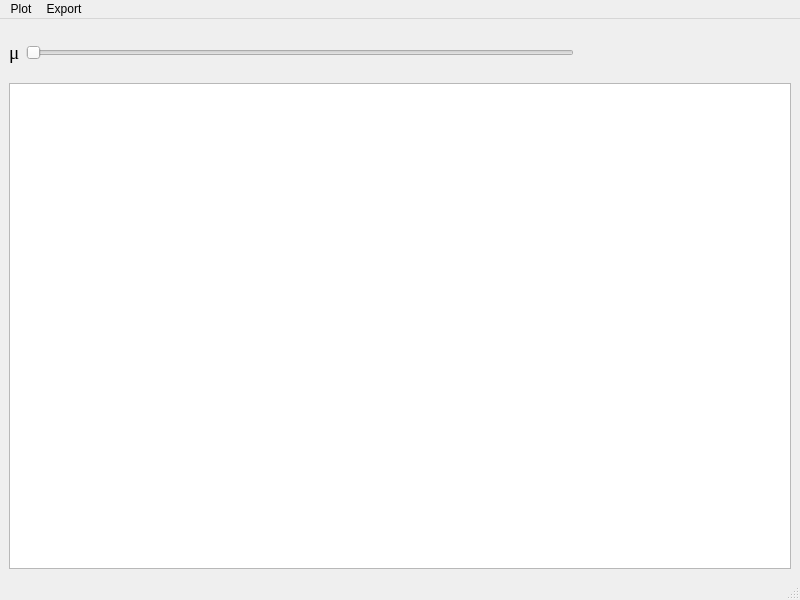
<?xml version="1.0" encoding="UTF-8"?>
<ui version="4.0">
    <class>MainWindow</class>
    <widget class="QMainWindow" name="MainWindow">
        <property name="geometry">
            <rect>
                <x>0</x>
                <y>0</y>
                <width>800</width>
                <height>600</height>
            </rect>
        </property>
        <property name="windowTitle">
            <string>MainWindow</string>
        </property>
        <widget class="QWidget" name="centralwidget">
            <layout class="QVBoxLayout" name="verticalLayout_2">
                <item>
                    <layout class="QVBoxLayout" name="verticalLayout">
                        <item>
                            <layout class="QHBoxLayout" name="horizontalLayout">
                                <item>
                                    <widget class="QLabel" name="label">
                                        <property name="font">
                                            <font>
                                                <family>Times New Roman</family>
                                                <pointsize>14</pointsize>
                                            </font>
                                        </property>
                                        <property name="text">
                                            <string>μ</string>
                                        </property>
                                        <property name="textFormat">
                                            <enum>Qt::AutoText</enum>
                                        </property>
                                    </widget>
                                </item>
                                <item>
                                    <widget class="QSlider" name="sldMu">
                                        <property name="minimum">
                                            <number>0</number>
                                        </property>
                                        <property name="maximum">
                                            <number>60</number>
                                        </property>
                                        <property name="orientation">
                                            <enum>Qt::Horizontal</enum>
                                        </property>
                                    </widget>
                                </item>
                                <item>
                                    <widget class="QLabel" name="lblEquation">
                                        <property name="sizePolicy">
                                            <sizepolicy hsizetype="Preferred" vsizetype="Preferred">
                                                <horstretch>0</horstretch>
                                                <verstretch>0</verstretch>
                                            </sizepolicy>
                                        </property>
                                        <property name="minimumSize">
                                            <size>
                                                <width>211</width>
                                                <height>49</height>
                                            </size>
                                        </property>
                                        <property name="maximumSize">
                                            <size>
                                                <width>211</width>
                                                <height>49</height>
                                            </size>
                                        </property>
                                        <property name="text">
                                            <string/>
                                        </property>
                                    </widget>
                                </item>
                            </layout>
                        </item>
                        <item>
                            <widget class="PlotWidget" name="vdpPlot"/>
                        </item>
                    </layout>
                </item>
            </layout>
        </widget>
        <widget class="QMenuBar" name="menubar">
            <property name="geometry">
                <rect>
                    <x>0</x>
                    <y>0</y>
                    <width>800</width>
                    <height>21</height>
                </rect>
            </property>
            <widget class="QMenu" name="menuPlot">
                <property name="title">
                    <string>Plot</string>
                </property>
                <addaction name="actionTrajectory_plot"/>
                <addaction name="actionPhase_plot"/>
            </widget>
            <widget class="QMenu" name="menuExport">
                <property name="title">
                    <string>Export</string>
                </property>
                <addaction name="actionExport_plot_to_png"/>
            </widget>
            <addaction name="menuPlot"/>
            <addaction name="menuExport"/>
        </widget>
        <widget class="QStatusBar" name="statusbar"/>
        <action name="actionTrajectory_plot">
            <property name="checkable">
                <bool>true</bool>
            </property>
            <property name="checked">
                <bool>true</bool>
            </property>
            <property name="text">
                <string>Traectory</string>
            </property>
        </action>
        <action name="actionPhase_plot">
            <property name="checkable">
                <bool>true</bool>
            </property>
            <property name="text">
                <string>Phase plot</string>
            </property>
        </action>
        <action name="actionExport_plot_to_png">
            <property name="text">
                <string>Export plot to png</string>
            </property>
        </action>
    </widget>
    <customwidgets>
        <customwidget>
            <class>PlotWidget</class>
            <extends>QGraphicsView</extends>
            <header>pyqtgraph</header>
        </customwidget>
    </customwidgets>
    <resources/>
    <connections>
        <connection>
            <sender>actionTrajectory_plot</sender>
            <signal>triggered()</signal>
            <receiver>MainWindow</receiver>
            <slot>trajectoryplot_click()</slot>
            <hints>
                <hint type="sourcelabel">
                    <x>-1</x>
                    <y>-1</y>
                </hint>
                <hint type="destinationlabel">
                    <x>399</x>
                    <y>299</y>
                </hint>
            </hints>
        </connection>
        <connection>
            <sender>actionPhase_plot</sender>
            <signal>triggered()</signal>
            <receiver>MainWindow</receiver>
            <slot>phaseplot_click()</slot>
            <hints>
                <hint type="sourcelabel">
                    <x>-1</x>
                    <y>-1</y>
                </hint>
                <hint type="destinationlabel">
                    <x>399</x>
                    <y>299</y>
                </hint>
            </hints>
        </connection>
        <connection>
            <sender>sldMu</sender>
            <signal>valueChanged(int)</signal>
            <receiver>MainWindow</receiver>
            <slot>update_mu()</slot>
            <hints>
                <hint type="sourcelabel">
                    <x>299</x>
                    <y>55</y>
                </hint>
                <hint type="destinationlabel">
                    <x>399</x>
                    <y>299</y>
                </hint>
            </hints>
        </connection>
        <connection>
            <sender>actionExport_plot_to_png</sender>
            <signal>triggered()</signal>
            <receiver>MainWindow</receiver>
            <slot>export()</slot>
            <hints>
                <hint type="sourcelabel">
                    <x>-1</x>
                    <y>-1</y>
                </hint>
                <hint type="destinationlabel">
                    <x>399</x>
                    <y>299</y>
                </hint>
            </hints>
        </connection>
    </connections>
    <slots>
        <slot>trajectoryplot_click()</slot>
        <slot>phaseplot_click()</slot>
        <slot>update_mu()</slot>
        <slot>export()</slot>
    </slots>
</ui>
